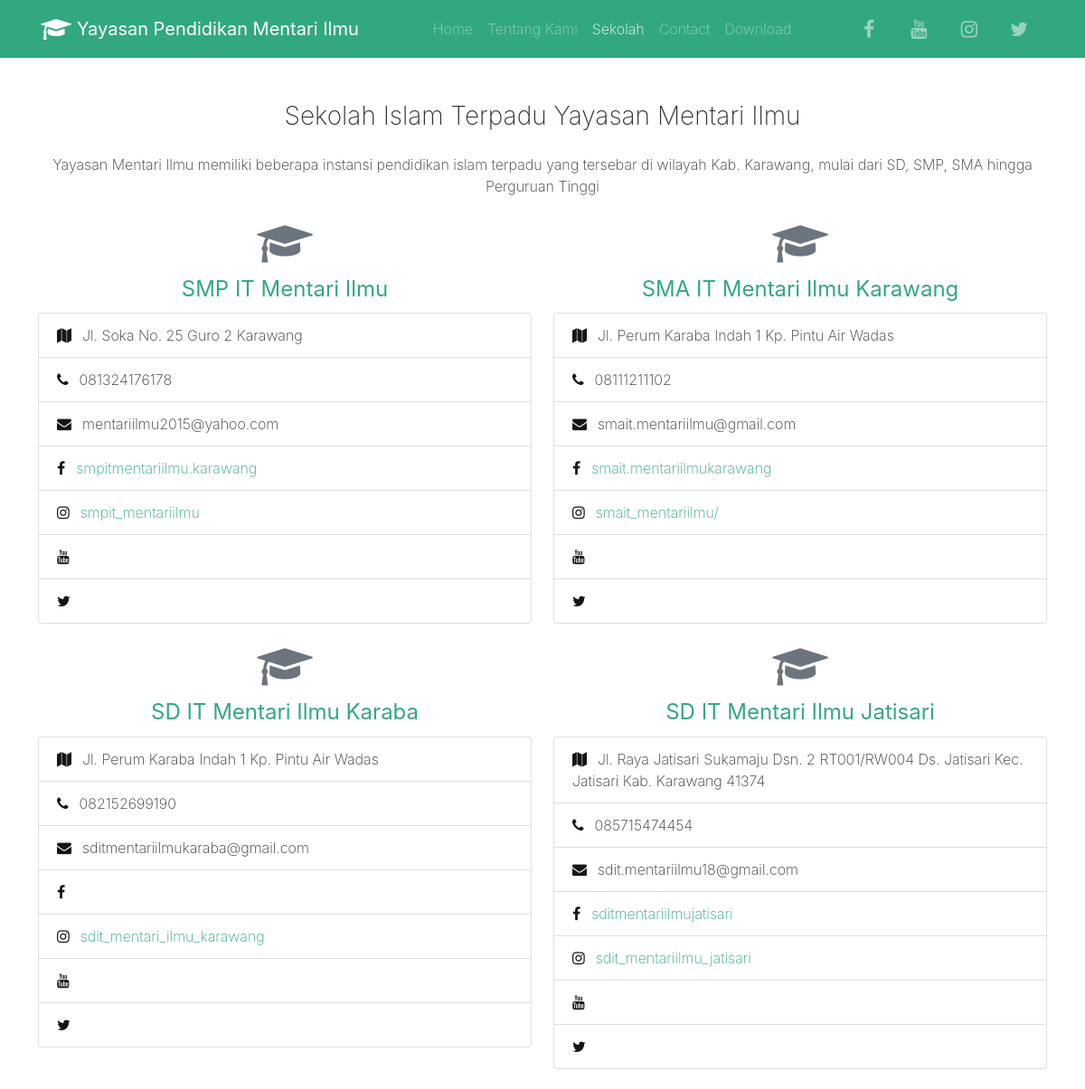
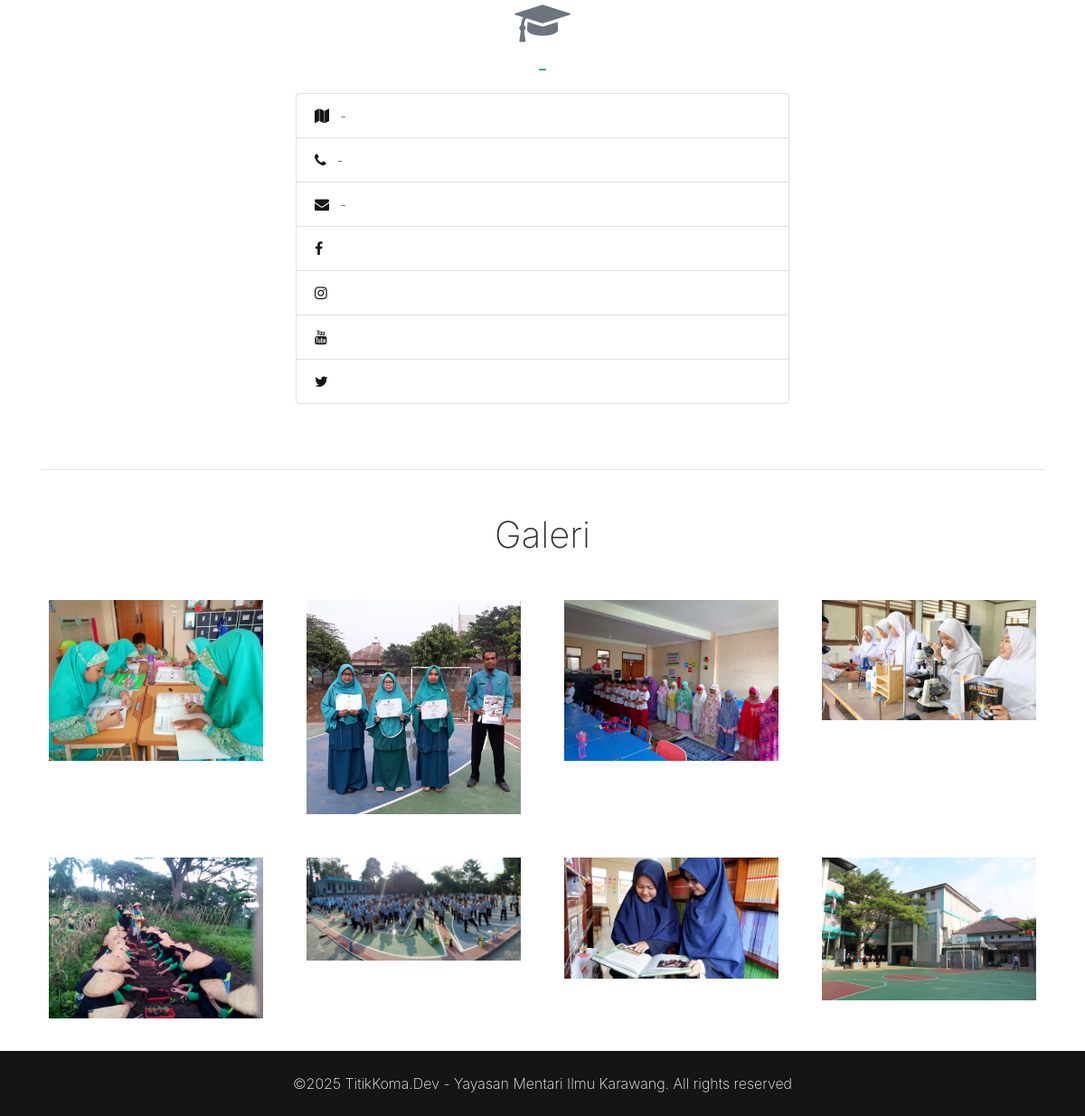
The page /index.php/home2/sekolah on the database its author committed (2 pictures, top to bottom).
### tables this page shows
CREATE TABLE `tbl_sekolah`  (
  `id_sekolah` int(11) NOT NULL AUTO_INCREMENT,
  `nama` varchar(50) NULL DEFAULT NULL,
  `alamat` text NULL,
  `kontak` varchar(13) NULL DEFAULT NULL,
  `email` varchar(50) NULL DEFAULT NULL,
  `fb` varchar(50) NULL DEFAULT NULL,
  `instagram` varchar(50) NULL DEFAULT NULL,
  `twitter` varchar(50) NULL DEFAULT NULL,
  `youtube` varchar(50) NULL DEFAULT NULL,
  `created_by` varchar(10) NULL DEFAULT NULL,
  `updated_by` varchar(10) NULL DEFAULT NULL,
  `created_at` timestamp(0) NULL DEFAULT CURRENT_TIMESTAMP(0),
  `updated_at` timestamp(0) NULL DEFAULT NULL ON UPDATE CURRENT_TIMESTAMP(0),
  `status` varchar(1) NOT NULL DEFAULT '1',
  PRIMARY KEY (`id_sekolah`) USING BTREE
);

CREATE TABLE `tbl_galeri`  (
  `id_galeri` int(10) NOT NULL AUTO_INCREMENT,
  `id_sekolah` varchar(10) NULL DEFAULT NULL,
  `value` text NULL,
  `deskripsi` text NULL,
  `tag_galeri` varchar(50) NOT NULL,
  `created_at` timestamp(0) NULL DEFAULT CURRENT_TIMESTAMP(0),
  `updated_at` datetime(0) NULL DEFAULT NULL ON UPDATE CURRENT_TIMESTAMP(0),
  `created_by` varchar(10) NULL DEFAULT NULL,
  `updated_by` varchar(10) NULL DEFAULT NULL,
  `status` varchar(1) NOT NULL,
  PRIMARY KEY (`id_galeri`) USING BTREE
);

### application/libraries/template.php (called while the page is built, shortened)
<?php
class template {
    protected $_ci;
    function __construct() {
        $this->_ci = &get_instance();
    }
    function front_endnew2($template, $data = null) {
        $data['_content'] = $this->_ci->load->view($template, $data, true);
        $data['_head'] = $this->_ci->load->view('templates_front_endnew2/header', $data, true);
        $data['_navbar'] = $this->_ci->load->view('templates_front_endnew2/navbar', $data, true);
        $data['_footer'] = $this->_ci->load->view('templates_front_endnew2/footer', $data, true);
        $this->_ci->load->view('templates_front_endnew2/body.php', $data);
    }
}

### application/controllers/Home2.php (called while the page is built, shortened)
<?php
class Home2 extends CI_Controller {
	public function sekolah()
	{
		$data['data_galeri'] = $this->DataHandle->get2lim('tbl_galeri', 'tbl_user', 'tbl_galeri.*, tbl_user.username', 'tbl_galeri.created_by = tbl_user.id_user', "tbl_galeri.status = '1'", "tbl_galeri.id_galeri", '8');
		$data['data_sekolah'] = $this->DataHandle->getAllWhere('tbl_sekolah', '*', "status = '1' AND id_sekolah != '0'");
		$this->template->front_endnew2('front_endnew2/sekolah', $data);
	}
}

### index.php (called while the page is built, shortened)
<?php
require_once BASEPATH.'core/CodeIgniter.php';

### application/models/DataHandle.php (called while the page is built, shortened)
<?php
class DataHandle extends CI_Model {
    function getAllWhere($tabel1, $field, $where){
		$this->db->select($field);
		$this->db->from($tabel1);
		$this->db->where($where);
		return $this->db->get();
	}
    function get2lim($tabel1, $tabel2, $field, $where, $where2, $order, $limit){
		$this->db->select($field);
		$this->db->from($tabel1);
		$this->db->join($tabel2, $where);
		$this->db->where($where2);
		$this->db->order_by($order, 'desc');
		$this->db->limit($limit);
		return $this->db->get();
	}
}

### application/views/front_endnew2/sekolah.php (the view)
<div class="py-3 text-center">
  <div class="container">
    <div class="row">
      <div class="col-md-12 text-center">
        <h3 class="mb-3 mt-3">Sekolah Islam Terpadu Yayasan Mentari Ilmu</h3>
        <p>Yayasan Mentari Ilmu memiliki beberapa instansi pendidikan islam terpadu yang tersebar di wilayah Kab. Karawang, mulai dari SD, SMP, SMA hingga Perguruan Tinggi</p>
      </div>
    </div>
    <div class="row justify-content-center">
    <?php
    foreach ($data_sekolah->result() as $row) : ?>
      <div class="col-lg-6 col-12 p-2"> <i class="d-block fa fa-graduation-cap fa-3x mb-2 text-muted"></i>
        <h4> <a href="<?= base_url('Home2/mentariilmu/') ?><?= $row->id_sekolah ?>"><b><?= $row->nama ?></b> </a></h4>
        <ul class="list-group" >
          <li class="list-group-item text-left"><i class="fa fa-map text-dark mr-2"></i><?= $row->alamat ?></li>
          <li class="list-group-item text-left"><i class="fa fa-phone text-dark mr-2"></i><?= $row->kontak ?></li>
          <li class="list-group-item text-left"><i class="fa fa-envelope text-dark mr-2"></i><?= $row->email ?></li>
          <li class="list-group-item text-left"><a target="_blank" href="https://www.facebook.com/<?= $row->fb ?>"><i class="fa fa-facebook text-dark mr-2"></i><?= $row->fb ?></a></li>
          <li class="list-group-item text-left"><a target="_blank" href="https://www.instagram.com/<?= $row->instagram ?>"><i class="fa fa-instagram text-dark mr-2"></i><?= $row->instagram ?></a></li>
          <li class="list-group-item text-left"><i class="fa fa-youtube text-dark mr-2"></i><?= $row->youtube ?></li>
          <li class="list-group-item text-left"><i class="fa fa-twitter text-dark mr-2"></i><?= $row->twitter ?></li>
        </ul>
      </div>
    <?php
    endforeach;
    ?>
    </div>
  </div>
</div>
<div class="py-2">
  <div class="container">
    <hr>
  </div>
</div>
  <div class="py-2">
  <div class="container">
    <div class="row">
      <div class="text-center mx-auto col-md-12">
        <h1 class="mb-3">Galeri</h1>
      </div>
    </div>
    <div class="row">
    <?php
    $no = 1;
    foreach ($data_galeri->result() as $baris): ?>
      <div class="col-lg-3 col-md-6 p-3"> <img id='<?= $no ?>' data-toggle="modal" data-target="#myModal"  class="img-fluid d-block" src="<?= base_url(); ?>assets/plugins/images/image/<?= $baris->value ?>"> </div>
    <?php
    $no++;
    endforeach;
    ?>
    </div>
  </div>
</div>

### application/views/templates_front_endnew2/header.php (shortened to what this page needs)
<head>
  <link rel="stylesheet" href="https://cdnjs.cloudflare.com/ajax/libs/font-awesome/4.7.0/css/font-awesome.min.css" type="text/css">
  <link rel="stylesheet" href="<?= base_url('assets/front_end_new2/') ?>theme.css" type="text/css">
</head>

### application/views/templates_front_endnew2/navbar.php (shortened to what this page needs)
<?php
    $ci =& get_instance();
    $data_yayasan = $ci->DataHandle->getAllWhere('tbl_yayasan', '*', "status = '1'")->row_array();
?>
  <nav class="navbar navbar-expand-md navbar-dark bg-primary" >
    <div class="container">
      <div class="collapse navbar-collapse" id="navbar19"> <a class="navbar-brand d-none d-md-block" href="#">
          <i class="fa d-inline fa-lg fa-graduation-cap"></i>
          <b> Yayasan Pendidikan Mentari Ilmu</b>
        </a>
        <ul class="navbar-nav mx-auto">
        <?php
            $home = '';
            $tentang = '';
            $sekolah = '';
            $contact = '';
            $download = '';
            if($this->uri->segment('2')=='sekolah' || $this->uri->segment('2')=='mentariilmu'){
                $sekolah = 'active';
            }
        ?>
          <li class="nav-item <?= $home ?>"> <a class="nav-link" href="<?= base_url('Home2') ?>">Home</a> </li>
          <li class="nav-item <?= $tentang ?>"> <a class="nav-link" href="<?= base_url('Home2/about_us') ?>">Tentang Kami</a> </li>
          <li class="nav-item <?= $sekolah ?>"> <a class="nav-link" href="<?= base_url('Home2/sekolah') ?>">Sekolah</a> </li>
          <li class="nav-item <?= $contact ?>"> <a class="nav-link" href="<?= base_url('Home2/contact') ?>">Contact</a> </li>
          <li class="nav-item <?= $download ?>"> <a class="nav-link" href="<?= base_url('Home2/download') ?>">Download</a> </li>
        </ul>
        <ul class="navbar-nav">
          <li class="nav-item mx-1">
            <a class="nav-link" href="https://www.facebook.com/<?= $data_yayasan['fb'] ?>" target="_blank">
              <i class="fa fa-facebook fa-fw fa-lg"></i>
            </a>
          </li>
          <li class="nav-item mx-1">
            <a class="nav-link" target="_blank" href="https://www.youtube.com/channel/<?= $data_yayasan['youtube'] ?>">
              <i class="fa fa-youtube fa-fw fa-lg"></i>
            </a>
          </li>
          <li class="nav-item mx-1">
            <a class="nav-link" target="_blank" href="https://www.instagram.com/<?= $data_yayasan['instagram'] ?>">
              <i class="fa fa-instagram fa-fw fa-lg"></i>
            </a>
          </li>
          <li class="nav-item mx-1">
            <a class="nav-link"  target="_blank" href="https://www.twitter.com/<?= $data_yayasan['twitter'] ?>">
              <i class="fa fa-twitter fa-fw fa-lg"></i>
            </a>
          </li>
        </ul>
      </div>
    </div>
  </nav>

### application/views/templates_front_endnew2/footer.php
<div class="py-3 bg-dark text-white">
  <div class="container">
    <div class="row">
      <div class="col-md-12 text-center">
        <p class="mb-0">©<?= date('Y') ?> TitikKoma.Dev - Yayasan Mentari Ilmu Karawang. All rights reserved</p>
      </div>
    </div>
  </div>
</div>

### application/views/templates_front_endnew2/body.php (shortened to what this page needs)
<!DOCTYPE HTML>
<html>
  <?php echo $_head; ?>
  <body>
        <?php echo $_navbar; ?>
        <?php echo $_content; ?>
        <?php echo $_footer; ?>
</body>
</html>

### rows shown on the page
tbl_sekolah: nama "SMP IT Mentari Ilmu", alamat "Jl. Soka No. 25 Guro 2 Karawang", kontak "081324176178", email "mentariilmu2015@yahoo.com", fb "smpitmentariilmu.karawang", instagram "smpit_mentariilmu"
tbl_sekolah: nama "SMA IT Mentari Ilmu Karawang", alamat "Jl. Perum Karaba Indah 1 Kp. Pintu Air Wadas", kontak "08111211102", email "smait.mentariilmu@gmail.com", fb "smait.mentariilmukarawang", instagram "smait_mentariilmu/"
tbl_sekolah: nama "SD IT Mentari Ilmu Karaba", alamat "Jl. Perum Karaba Indah 1 Kp. Pintu Air Wadas", kontak "082152699190", email "sditmentariilmukaraba@gmail.com", instagram "sdit_mentari_ilmu_karawang"
tbl_sekolah: nama "SD IT Mentari Ilmu Jatisari", alamat "Jl. Raya Jatisari Sukamaju Dsn. 2 RT001/RW004 Ds. Jatisari Kec. Jatisari Kab. Karawang 41374", kontak "085715474454", email "sdit.mentariilmu18@gmail.com", fb "sditmentariilmujatisari", instagram "sdit_mentariilmu_jatisari"
tbl_sekolah: nama "-", alamat "-", kontak "-", email "-"
tbl_galeri: value (picture)
tbl_galeri: value (picture)
tbl_galeri: value (picture)
tbl_galeri: value (picture)
tbl_galeri: value (picture)
tbl_galeri: value (picture)
tbl_galeri: value (picture)
tbl_galeri: value (picture)
